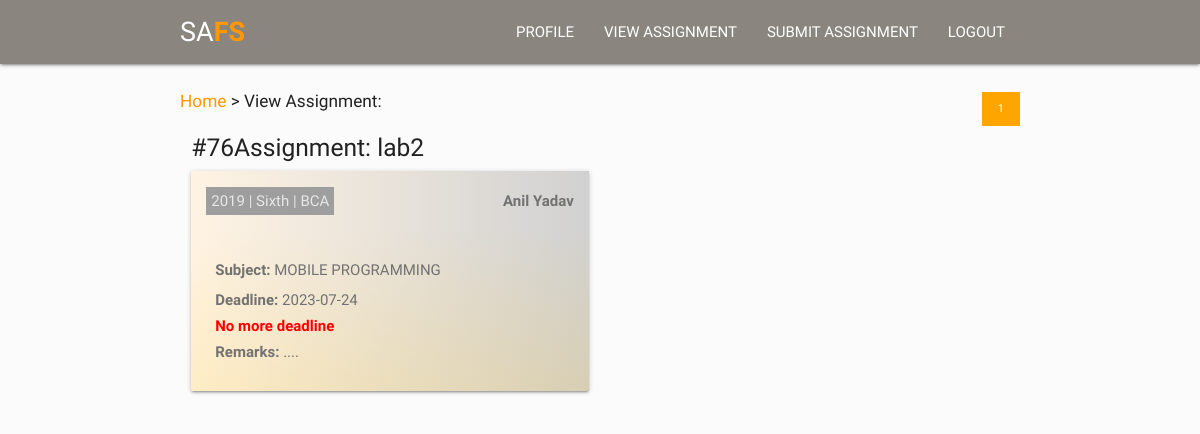
Page /viewassignment.php (signed in) on the committed database.
### tables this page shows
CREATE TABLE `assignment` (
  `id` int(11) NOT NULL,
  `batch` int(255) NOT NULL,
  `semester` varchar(255) NOT NULL,
  `teacher_id` int(225) NOT NULL,
  `title` varchar(255) NOT NULL,
  `pdf` varchar(255) NOT NULL,
  `comment` varchar(255) NOT NULL,
  `remarks` varchar(255) NOT NULL,
  `registeredate` datetime NOT NULL,
  `deadline` date DEFAULT NULL,
  `sub` varchar(255) NOT NULL,
  `faculty` varchar(255) NOT NULL
);

CREATE TABLE `teacher` (
  `id` int(11) NOT NULL,
  `tfname` varchar(255) NOT NULL,
  `tlname` varchar(255) NOT NULL,
  `email` varchar(255) NOT NULL,
  `bio` varchar(255) NOT NULL,
  `password` varchar(255) NOT NULL,
  `registeredate` datetime NOT NULL
);

### includes/viewassignment.php (the view, shortened to what this page needs)
<?php
include 'config.php';
$query = "SELECT COUNT(*) as total FROM assignment";
$result = $conn->query($query);
$row = $result->fetch_assoc();
$totalRecords = $row['total'];
$recordsPerPage = 4;
$totalPages = ceil($totalRecords / $recordsPerPage);
$currentpage = isset($_GET['page']) ? $_GET['page'] : 1;
$startFrom = ($currentpage - 1) * $recordsPerPage;
?>
<div id="admis">
<div class="container">
<h6> <a href="/safs">Home</a> > View Assignment:
<div class="pagination right">
        <?php for ($i = 1; $i <= $totalPages; $i++) : ?>
            <a <?php if ($i == $currentpage) echo 'class="active"'; ?> href="?page=<?php echo $i; ?>"><?php echo $i; ?></a>
        <?php endfor; ?>
    </div>
</h6>
<div class="row">
    <?php
      if (isset($_SESSION['sfname']) && isset($_SESSION['sid'])){
        $sem = $_SESSION['semester'];
        $faculty = $_SESSION['faculty'];
        $selectquery = "SELECT * FROM `assignment` WHERE semester='$sem' AND faculty='$faculty' ORDER BY ID DESC LIMIT $startFrom, $recordsPerPage";
    $query = mysqli_query($conn,$selectquery);
    $num = mysqli_num_rows($query);
    if($num ==0){
      echo '<p class="alert-msg">No any Assignment Found !</p>';
  }else{
    while($result = mysqli_fetch_array($query)){
      $batch = $result['batch'];
      $id = $result['id'];
      $title = $result['title'];
      $teacherid = $result['teacher_id'];
      $faculty=$result['faculty'];
      $finalDate = strtotime($result['deadline']);
$currentDate = time();
$remainingTime = $finalDate - $currentDate;
$remainingDays = ceil($remainingTime / (60 * 60 * 24));
      ?>
      <div class="col s12 m6 l6 car">
      <h5 class="header">#<?php echo $id;?>Assignment: <?php echo $title; ?> </h5>
    <div class="card horizontal">
      <div class="card-stacked">
      <p><span class="highlight"> <?php echo "$batch | $sem | $faculty" ?></span>
      <?php
        $sql = "select * from teacher where id='$teacherid'";
        $query1 = mysqli_query($conn,$sql);
        while($res = mysqli_fetch_array($query1)){
          $fname = $res['tfname'];
          $lname = $res['tlname'];
          $name = $fname .' '.$lname;
        }
        ?>
      <span class="right">
      <b><?php echo $name;?></b>
      </span> </p>
      <div class="card-content">
                                      <p> <b>Subject:</b> <?php echo $result['sub']; ?></p>
                                         <p><b>Deadline:</b> <?php echo $result['deadline'];?> </p>
                                         <?php if ($remainingDays >0){ ?>
                                            <span class=" remain deadline"> <b><?php echo $remainingDays ?> days more</b>  </span></p>
                                         <?php if ($result['pdf']){ ?>
                                        <a class="box "href="pdf/<?php echo $result['pdf']; ?>" download ><b>Download</b></a>
                                            <?php } ?>
                                         <?php if ($result['comment']){  ?>
                                          <a  href="#modal<?php echo $result['id']; ?>" class=" modal-trigger box"><b>Read More</b></a>
                                            <?php } ?>
                                            <?php
                                                 } else{
                                              ?>
                                                 <span class="warn"><b>No more deadline</b> </span>
                          <?php
                                    }
                                        ?>
                                         <?php
                    if ($result['remarks']){ ?>
                    <p class="remarks"><b>Remarks:</b> <?php echo $result['remarks']; ?></p>
                  <?php } else{?>
                        <p class="remarks"><b>Remarks:</b> Null</p>
                    <?php }?>
        </div>
      </div>
    </div>
  </div>
<?php
    }
  }
}
?>
</div>
    </div>
    </div>

### css/styles.css (style rules this page uses)
p { line-height: 2rem; }

### css/assign.css (style rules this page uses)
body { background:#fbfbfb; }
#admis { margin-top:80px; width:100%; position:absolute; }
a { color:#FF9800; }
#admis p span { margin:0px 15px; }
#admis p { color:#727272; }
p>span { margin:0px 15px; }

### css/feedback.css (style rules this page uses)
* { font-family: 'Ubuntu', sans-serif; font-family: 'PT Sans Narrow', sans-serif; }
.card-stacked { background-image: linear-gradient(to right, #ff98001c , #0000002e); }
span.highlight { background:#9E9E9E; color:white; padding:5px; }
span.highlight { background:#9E9E9E; padding:5px; color:#e8e6e6; }
.pagination a { display: inline-block; padding: 4px 8px; text-decoration: none; color: black; font-size:18px; }
.pagination a.active { color: white; background:#ff9800 }

### includes/viewassignment.php (style rules this page uses)
.card-content { transform: rotate(360deg); background-image: linear-gradient(-1deg, rgb(255 193 7 / 15%) 0px, rgb(53 144 131 / 0%) 100%); }
span.warn { color : red; }
.pagination a { display: inline-block; padding: 8px 16px; text-decoration: none; color: black; font-size:11px; }
.pagination a.active { background-color: orange; color: white; }

### rows in the picture
assignment: id "76", title "lab2", batch "2019", faculty "BCA", teacher.tlname "Anil Yadav", sub "MOBILE PROGRAMMING", deadline "2023-07-24", shows "No more deadline", remarks "...."
